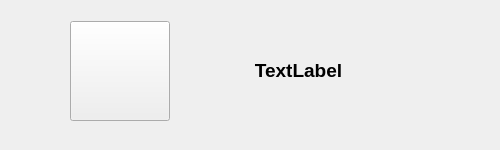
<?xml version="1.0" encoding="UTF-8"?>
<ui version="4.0">
 <class>InfoMe</class>
 <widget class="QWidget" name="InfoMe">
  <property name="geometry">
   <rect>
    <x>0</x>
    <y>0</y>
    <width>500</width>
    <height>150</height>
   </rect>
  </property>
  <property name="minimumSize">
   <size>
    <width>500</width>
    <height>150</height>
   </size>
  </property>
  <property name="maximumSize">
   <size>
    <width>500</width>
    <height>150</height>
   </size>
  </property>
  <property name="windowTitle">
   <string>About</string>
  </property>
  <widget class="QWidget" name="">
   <property name="geometry">
    <rect>
     <x>70</x>
     <y>20</y>
     <width>351</width>
     <height>102</height>
    </rect>
   </property>
   <layout class="QHBoxLayout" name="horizontalLayout">
    <item>
     <widget class="QPushButton" name="logo">
      <property name="minimumSize">
       <size>
        <width>100</width>
        <height>100</height>
       </size>
      </property>
      <property name="maximumSize">
       <size>
        <width>100</width>
        <height>100</height>
       </size>
      </property>
      <property name="text">
       <string/>
      </property>
     </widget>
    </item>
    <item>
     <widget class="QLabel" name="label">
      <property name="text">
       <string>&lt;html&gt;&lt;head/&gt;&lt;body&gt;&lt;p&gt;&lt;span style=&quot; font-size:14pt; font-weight:600;&quot;&gt;TextLabel&lt;/span&gt;&lt;/p&gt;&lt;/body&gt;&lt;/html&gt;</string>
      </property>
      <property name="alignment">
       <set>Qt::AlignCenter</set>
      </property>
     </widget>
    </item>
   </layout>
  </widget>
 </widget>
 <resources/>
 <connections/>
</ui>
